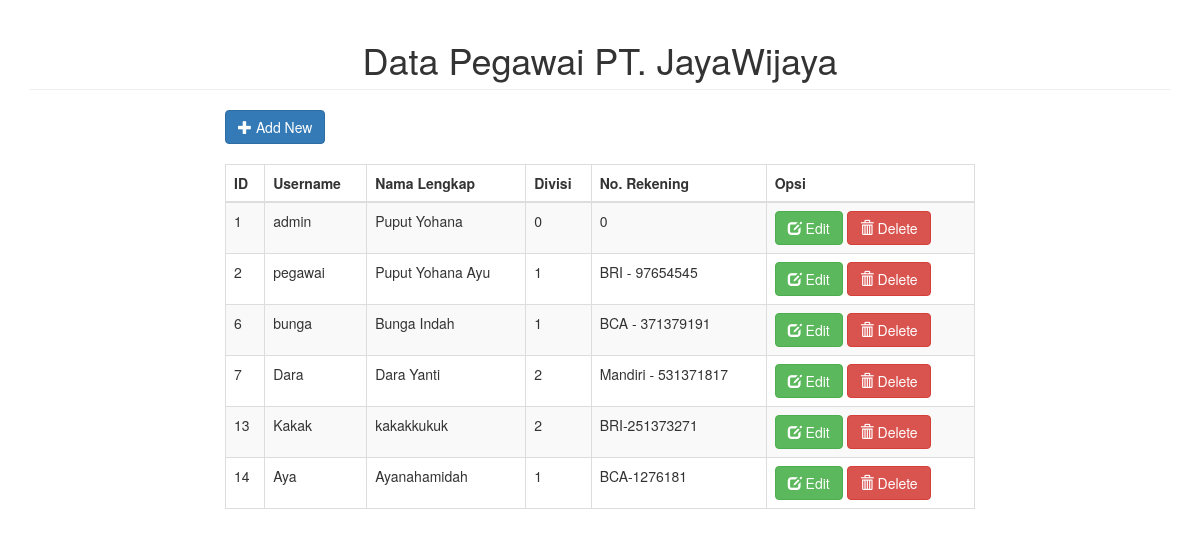
The page / on the database its author committed.
### tables this page shows
CREATE TABLE `user` (
  `iduser` int(20) NOT NULL,
  `username` varchar(50) NOT NULL,
  `password` varchar(255) NOT NULL,
  `nama_lengkap` varchar(100) NOT NULL,
  `divisi` int(30) NOT NULL,
  `no_rek` varchar(30) NOT NULL,
  `level` enum('pegawai','admin','','') NOT NULL
);

### application/controllers/tampil.php (called while the page is built, shortened)
<?php
class tampil extends CI_Controller {
	function __construct(){
		$this->load->helper('url');
		$this->load->model('tampil_model');
	}
	public function index()
	{
		$data['user'] = $this->tampil_model->getAllUsers();
		$this->load->view('tampil_view', $data);
	}
}

### index.php (called while the page is built, shortened)
<?php
require_once BASEPATH.'core/CodeIgniter.php';

### application/models/tampil_model.php (called while the page is built, shortened)
<?php
	class tampil_model extends CI_Model {
		public function getAllUsers(){
			$query =  $this->db->get('user');
			return $query->result();
		}
	}
?>

### application/views/tampil_view.php (the view, shortened to what this page needs)
<!DOCTYPE html>
<html>
<head>
	<link rel="stylesheet" type="text/css" href="<?php echo base_url(); ?>bootstrap/css/bootstrap.min.css">
</head>
<body>
	<div class="container">
		<h1 class="page-header text-center">Data Pegawai PT. JayaWijaya</h1>
		<div class="row">
			<div class="col-sm-8 col-sm-offset-2">
			<a class="btn btn-primary"><span class="glyphicon glyphicon-plus"></span> Add New </a><br><br>
			<table class="table table-bordered table-striped">
				<thead>
					<tr>
						<th>ID</th>
						<th>Username</th>
						<th>Nama Lengkap</th>
						<th>Divisi</th>
						<th>No. Rekening</th>
						<th>Opsi</th>
					</tr>
				</thead>
				<tbody>
					<?php
						foreach ($user as $pegawai) {
					?>
					<tr>
						<td><?php echo $pegawai->iduser; ?></td>
						<td><?php echo $pegawai->username; ?></td>
						<td><?php echo $pegawai->nama_lengkap; ?></td>
						<td><?php echo $pegawai->divisi; ?></td>
						<td><?php echo $pegawai->no_rek; ?></td>
						<td>
						<a class="btn btn-success"><span class="glyphicon glyphicon-edit"></span> Edit</a>
						<a class="btn btn-danger"><span class="glyphicon glyphicon-trash"></span> Delete</a></td>
					</tr>
					<?php
						}
					?>
				</tbody>
			</table>
			</div>
		</div>
</body>
</html>

### rows shown on the page
user: iduser "1", username "admin", nama_lengkap "Puput Yohana", divisi "0", no_rek "0"
user: iduser "2", username "pegawai", nama_lengkap "Puput Yohana Ayu", divisi "1", no_rek "BRI - 97654545"
user: iduser "6", username "bunga", nama_lengkap "Bunga Indah", divisi "1", no_rek "BCA - 371379191"
user: iduser "7", username "Dara", nama_lengkap "Dara Yanti", divisi "2", no_rek "Mandiri - 531371817"
user: iduser "13", username "Kakak", nama_lengkap "kakakkukuk", divisi "2", no_rek "BRI-251373271"
user: iduser "14", username "Aya", nama_lengkap "Ayanahamidah", divisi "1", no_rek "BCA-1276181"
